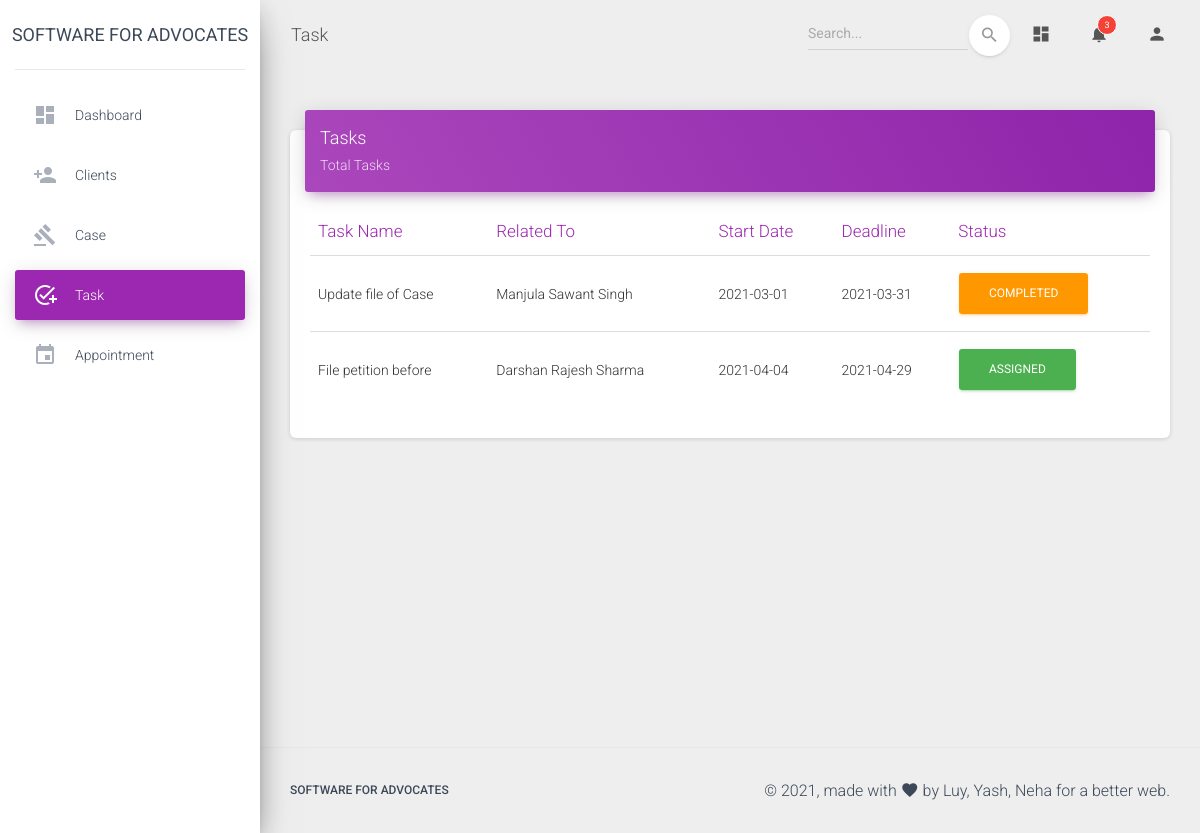
The app's page /staff/task.php (signed in) with its own data.
### tables this page shows
CREATE TABLE `tasks` (
  `ID` int(11) NOT NULL,
  `taskname` varchar(100) NOT NULL,
  `related` varchar(200) NOT NULL,
  `start` date NOT NULL,
  `deadline` date NOT NULL,
  `assto` varchar(20) NOT NULL,
  `status` varchar(20) NOT NULL
);

### staff/task.php (the view, shortened to what this page needs)
<?php
  if(isset($_SESSION['staff']) && $_SESSION['staff']==true) {
  $conn = db_connect();
  $user = $_SESSION['user'];
  $query = "SELECT * from tasks WHERE assto='$user' ORDER BY ID DESC";
  $result = mysqli_query($conn, $query);
?>
<!DOCTYPE html>
<html lang="en">
<head>
  <link rel="stylesheet" href="https://maxcdn.bootstrapcdn.com/font-awesome/latest/css/font-awesome.min.css">
  <link href="../assets/css/material-dashboard.css?v=2.1.2" rel="stylesheet" />
</head>
<body class="">
  <div class="wrapper ">
    <div class="sidebar bg-white" data-color="purple" data-background-color="white">
      <div class="logo bg-white"><a href="#" class="simple-text logo-normal">
          Software for Advocates
        </a></div>
      <div class="sidebar-wrapper bg-white">
        <ul class="nav">
          <li class="nav-item ">
            <a class="nav-link" href="./dashboard.php">
              <i class="material-icons">dashboard</i>
              <p>Dashboard</p>
            </a>
          </li>
          <li class="nav-item ">
            <a class="nav-link" href="./client.php">
              <i class="material-icons">person_add</i>
              <p>Clients</p>
            </a>
          </li>
          <li class="nav-item ">
            <a class="nav-link" href="./cases.php">
              <i class="material-icons">gavel</i>
              <p>Case</p>
            </a>
          </li>
          <li class="nav-item active ">
            <a class="nav-link" href="./task.php">
              <i class="material-icons">add_task</i>
              <p>Task</p>
            </a>
          </li>
          <li class="nav-item ">
            <a class="nav-link" href="./appointment.php">
              <i class="material-icons">event</i>
              <p>Appointment</p>
            </a>
          </li>
        </ul>
      </div>
    </div>
    <div class="main-panel">
      <nav class="navbar navbar-expand-lg navbar-transparent navbar-absolute fixed-top ">
        <div class="container-fluid">
          <div class="navbar-wrapper">
            <a class="navbar-brand">Task</a>
          </div>
          <div class="collapse navbar-collapse justify-content-end">
            <form class="navbar-form">
              <div class="input-group no-border">
                <input type="text" name="search" id="search" class="form-control" placeholder="Search...">
                <button type="submit" class="btn btn-white btn-round btn-just-icon">
                  <i class="material-icons">search</i>
                  <div class="ripple-container"></div>
                </button>
              </div>
            </form>
            <ul class="navbar-nav">
              <li class="nav-item">
                <a class="nav-link" href="./dashboard.php">
                  <i class="material-icons">dashboard</i>
                </a>
              </li>
              <li class="nav-item dropdown">
                <a class="nav-link" href="#" id="navbarDropdownMenuLink" data-toggle="dropdown" aria-haspopup="true" aria-expanded="false">
                  <i class="material-icons">notifications</i>
                  <span class="notification">3</span>
                </a>
              </li>
              <li class="nav-item dropdown">
                <a class="nav-link" href="javascript:;" id="navbarDropdownProfile" data-toggle="dropdown" aria-haspopup="true" aria-expanded="false">
                  <i class="material-icons">person</i>
                </a>
              </li>
            </ul>
          </div>
        </div>
      </nav>
      <div class="content">
        <div class="container-fluid">
          <div class="row">
            <div class="col-lg-12 col-md-12">
              <div class="card">
                <div class="card-header card-header-primary">
                  <h4 class="card-title">Tasks</h4>
                  <p class="card-category">Total Tasks</p>
                </div>
                <div class="card-body table-responsive">
                  <table class="table table-hover">
                    <thead class="text-primary">
                      <th>Task Name</th>
                      <th>Related To</th>
                      <th>Start Date</th>
                      <th>Deadline</th>
                      <th>Status</th>
                    </thead>
                    <tbody>
                    <?php while($array = mysqli_fetch_assoc($result)): ?>
                      <tr>
                        <td><?php echo $array['taskname']; ?></td>
                        <td><?php echo $array['related']; ?></td>
                        <td><?php echo $array['start']; ?></td>
                        <td><?php echo $array['deadline']; ?></td>
                        <td>
                          <?php if($array['status']=='ASSIGNED') { ?>
                          <button type="button" class="btn btn-success" onclick="fetchstatus(<?php echo $array['ID']?>);">
                          <?php echo $array['status']; ?>
                          </button>
                          <?php } else if($array['status']=='IN-PROGRESS') { ?>
                          <button type="button" class="btn btn-danger" onclick="fetchstatus(<?php echo $array['ID']?>);">
                          <?php echo $array['status']; ?>
                          </button>
                          <?php } else if($array['status']=='COMPLETED') { ?>
                          <button type="button" class="btn btn-warning">
                          <?php echo $array['status']; ?>
                          </button>
                          <?php } ?>
                        </td>
                      </tr>
                    <?php endwhile; ?>
                    </tbody>
                  </table>
                </div>
              </div>
            </div>
          </div>
        </div>
      </div>
      <footer class="footer">
        <div class="container-fluid">
          <nav class="float-left">
            <ul>
              <li>
                <a>
                  Software for Advocates
                </a>
              </li>
            </ul>
          </nav>
          <div class="copyright float-right">
            &copy;
            , made with <i class="material-icons">favorite</i> by
            Luy, Yash, Neha for a better web.
          </div>
        </div>
      </footer>
    </div>
  </div>
</body>
</html>
<?php
}
else {
  header("Location: ../index.php");
}
?>

### records on screen
tasks: taskname "Update file of Case", related "Manjula Sawant Singh", start "2021-03-01", deadline "2021-03-31", status "COMPLETED"
tasks: taskname "File petition before", related "Darshan Rajesh Sharma", start "2021-04-04", deadline "2021-04-29", status "ASSIGNED"
